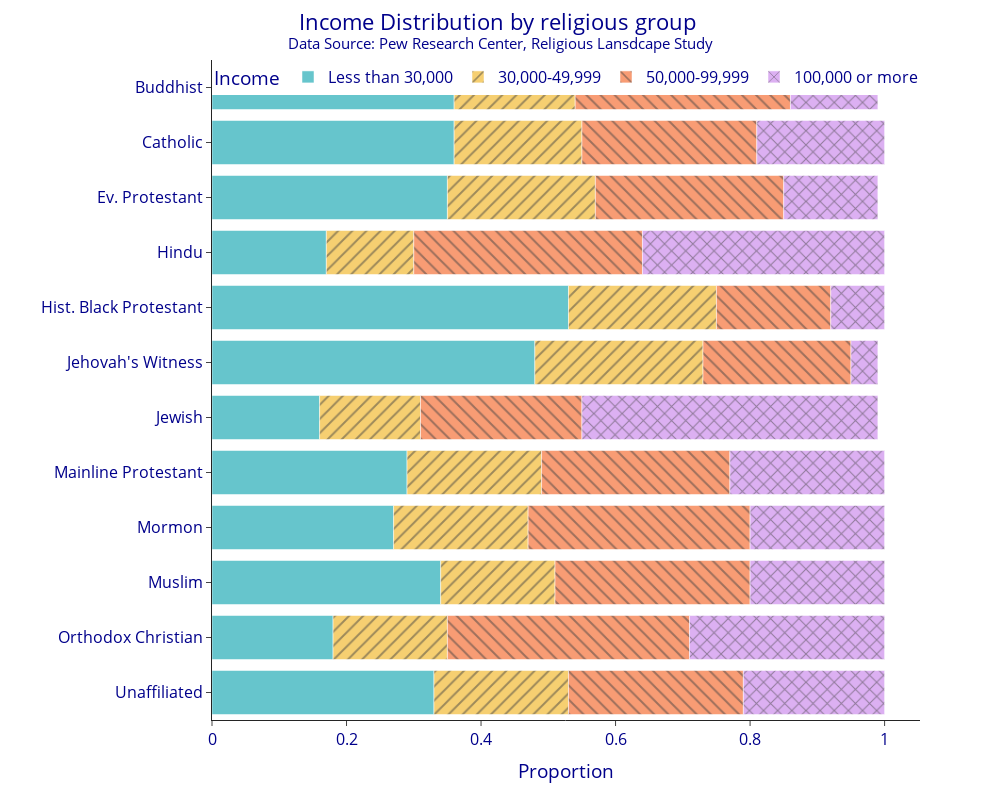

Write notebook code for a chart like this one.
### Markdown cell above
## Exercise 1

Make your own version of the plot above. Here are some changes you should try:

* Change the font family - some common fonts to try:
  
        ["Arial",
        "Balto",
        "Courier New",
        "Droid Sans",
        "Droid Serif",
        "Droid Sans Mono",
        "Gravitas One",
        "Old Standard TT",
        "Open Sans",
        "Overpass",
        "PT Sans Narrow",
        "Raleway",
        "Times New Roman"]

* Move the legend to somewhere else.

* Change the template and the color.

* Advanced - look up how you can change the pattern_shape or pattern_shape_sequence.

### Code cell
fig = px.bar(DF_new,
             y='religion',
             x='proportion',
             color='income',
             pattern_shape='income',
             color_discrete_sequence=px.colors.qualitative.Pastel,
             category_orders={'income' : ['Less than 30,000', '30,000-49,999', '50,000-99,999', '100,000 or more']})

fig.update_layout(template="simple_white",
                  title='Income Distribution by religious group <br><sup>Data Source: Pew Research Center, Religious Lansdcape Study</sup>',
                  title_x=0.5,
                  yaxis={'categoryorder': 'category descending'},
                  xaxis_title="Proportion",
                  yaxis_title="",
                  legend_title='Income',
                  legend={'orientation':"h",'yanchor':"top",'y':1, 'xanchor':"left",'x':0},
                  font={'family':"Open Sans",'size':16,'color':"Darkblue"},
                  autosize=False,
                  width=1000,
                  height=800)

fig.show()

# How do I move the bar graph down so it isn't cut off by the legend?

### Figure 1 — Plotly figure (JSON) as saved in the notebook; plotly's stock layout.template omitted (floating-point values rounded to 4 significant figures)
{"data": [{"alignmentgroup": "True", "hovertemplate": "income=Less than 30,000<br>proportion=%{x}<br>religion=%{y}<extra></extra>", "legendgroup": "Less than 30,000", "marker": {"color": "rgb(102, 197, 204)", "pattern": {"shape": ""}}, "name": "Less than 30,000", "offsetgroup": "Less than 30,000", "orientation": "h", "showlegend": true, "textposition": "auto", "type": "bar", "x": [0.36, 0.36, 0.35, 0.17, 0.53, 0.48, 0.16, 0.29, 0.27, 0.34, 0.18, 0.33], "xaxis": "x", "y": ["Buddhist", "Catholic", "Ev. Protestant", "Hindu", "Hist. Black Protestant", "Jehovah's Witness", "Jewish", "Mainline Protestant", "Mormon", "Muslim", "Orthodox Christian", "Unaffiliated"], "yaxis": "y"}, {"alignmentgroup": "True", "hovertemplate": "income=30,000-49,999<br>proportion=%{x}<br>religion=%{y}<extra></extra>", "legendgroup": "30,000-49,999", "marker": {"color": "rgb(246, 207, 113)", "pattern": {"shape": "/"}}, "name": "30,000-49,999", "offsetgroup": "30,000-49,999", "orientation": "h", "showlegend": true, "textposition": "auto", "type": "bar", "x": [0.18, 0.19, 0.22, 0.13, 0.22, 0.25, 0.15, 0.2, 0.2, 0.17, 0.17, 0.2], "xaxis": "x", "y": ["Buddhist", "Catholic", "Ev. Protestant", "Hindu", "Hist. Black Protestant", "Jehovah's Witness", "Jewish", "Mainline Protestant", "Mormon", "Muslim", "Orthodox Christian", "Unaffiliated"], "yaxis": "y"}, {"alignmentgroup": "True", "hovertemplate": "income=50,000-99,999<br>proportion=%{x}<br>religion=%{y}<extra></extra>", "legendgroup": "50,000-99,999", "marker": {"color": "rgb(248, 156, 116)", "pattern": {"shape": "\\"}}, "name": "50,000-99,999", "offsetgroup": "50,000-99,999", "orientation": "h", "showlegend": true, "textposition": "auto", "type": "bar", "x": [0.32, 0.26, 0.28, 0.34, 0.17, 0.22, 0.24, 0.28, 0.33, 0.29, 0.36, 0.26], "xaxis": "x", "y": ["Buddhist", "Catholic", "Ev. Protestant", "Hindu", "Hist. Black Protestant", "Jehovah's Witness", "Jewish", "Mainline Protestant", "Mormon", "Muslim", "Orthodox Christian", "Unaffiliated"], "yaxis": "y"}, {"alignmentgroup": "True", "hovertemplate": "income=100,000 or more<br>proportion=%{x}<br>religion=%{y}<extra></extra>", "legendgroup": "100,000 or more", "marker": {"color": "rgb(220, 176, 242)", "pattern": {"shape": "x"}}, "name": "100,000 or more", "offsetgroup": "100,000 or more", "orientation": "h", "showlegend": true, "textposition": "auto", "type": "bar", "x": [0.13, 0.19, 0.14, 0.36, 0.08, 0.04, 0.44, 0.23, 0.2, 0.2, 0.29, 0.21], "xaxis": "x", "y": ["Buddhist", "Catholic", "Ev. Protestant", "Hindu", "Hist. Black Protestant", "Jehovah's Witness", "Jewish", "Mainline Protestant", "Mormon", "Muslim", "Orthodox Christian", "Unaffiliated"], "yaxis": "y"}], "layout": {"autosize": false, "barmode": "relative", "font": {"color": "Darkblue", "family": "Open Sans", "size": 16}, "height": 800, "legend": {"orientation": "h", "title": {"text": "Income"}, "tracegroupgap": 0, "x": 0, "xanchor": "left", "y": 1, "yanchor": "top"}, "margin": {"t": 60}, "title": {"text": "Income Distribution by religious group <br><sup>Data Source: Pew Research Center, Religious Lansdcape Study</sup>", "x": 0.5}, "width": 1000, "xaxis": {"anchor": "y", "autorange": true, "domain": [0, 1], "range": [0, 1.053], "title": {"text": "Proportion"}, "type": "linear"}, "yaxis": {"anchor": "x", "autorange": true, "categoryorder": "category descending", "domain": [0, 1], "range": [-0.5, 11.5], "title": {"text": ""}, "type": "category"}}}
